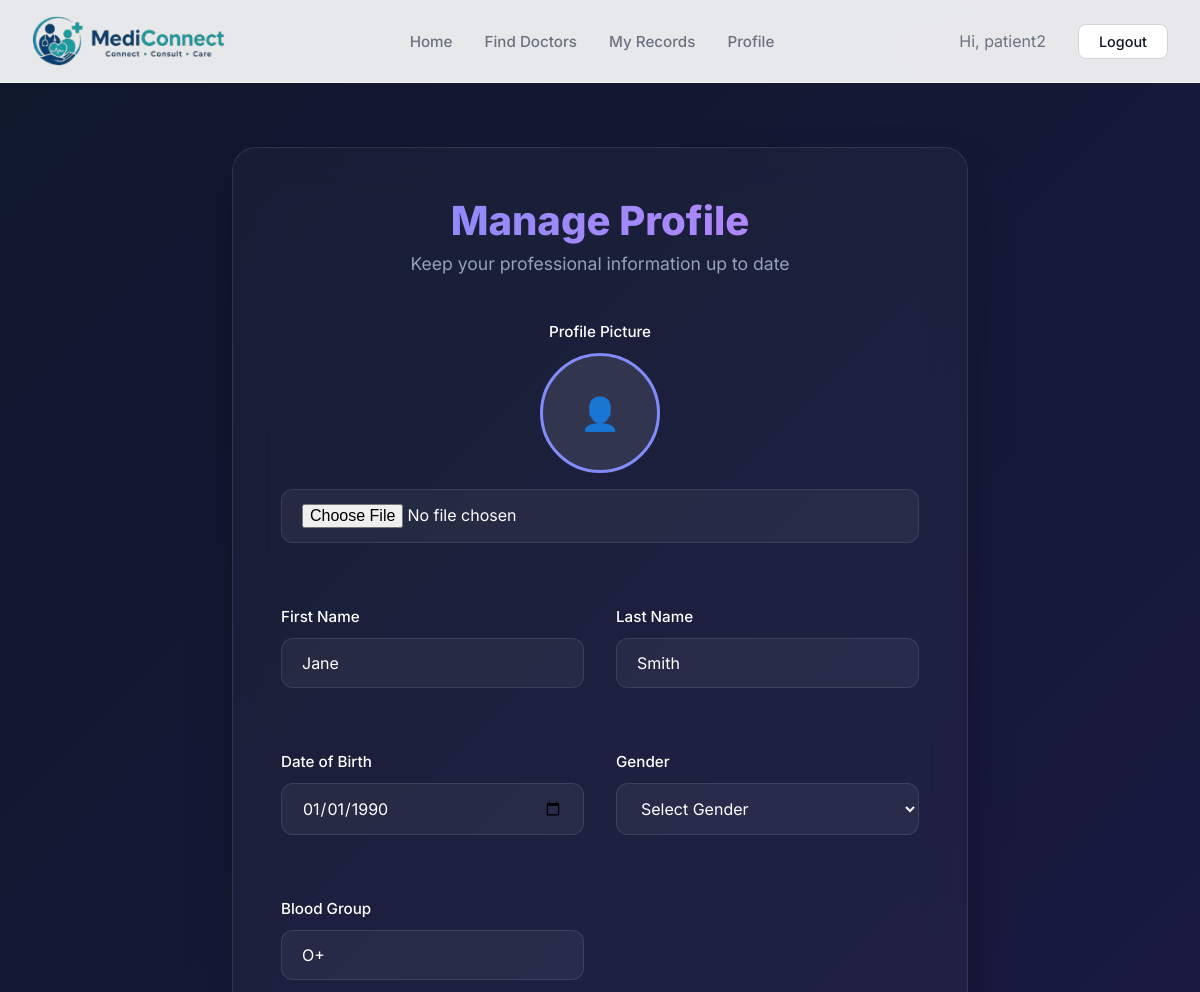
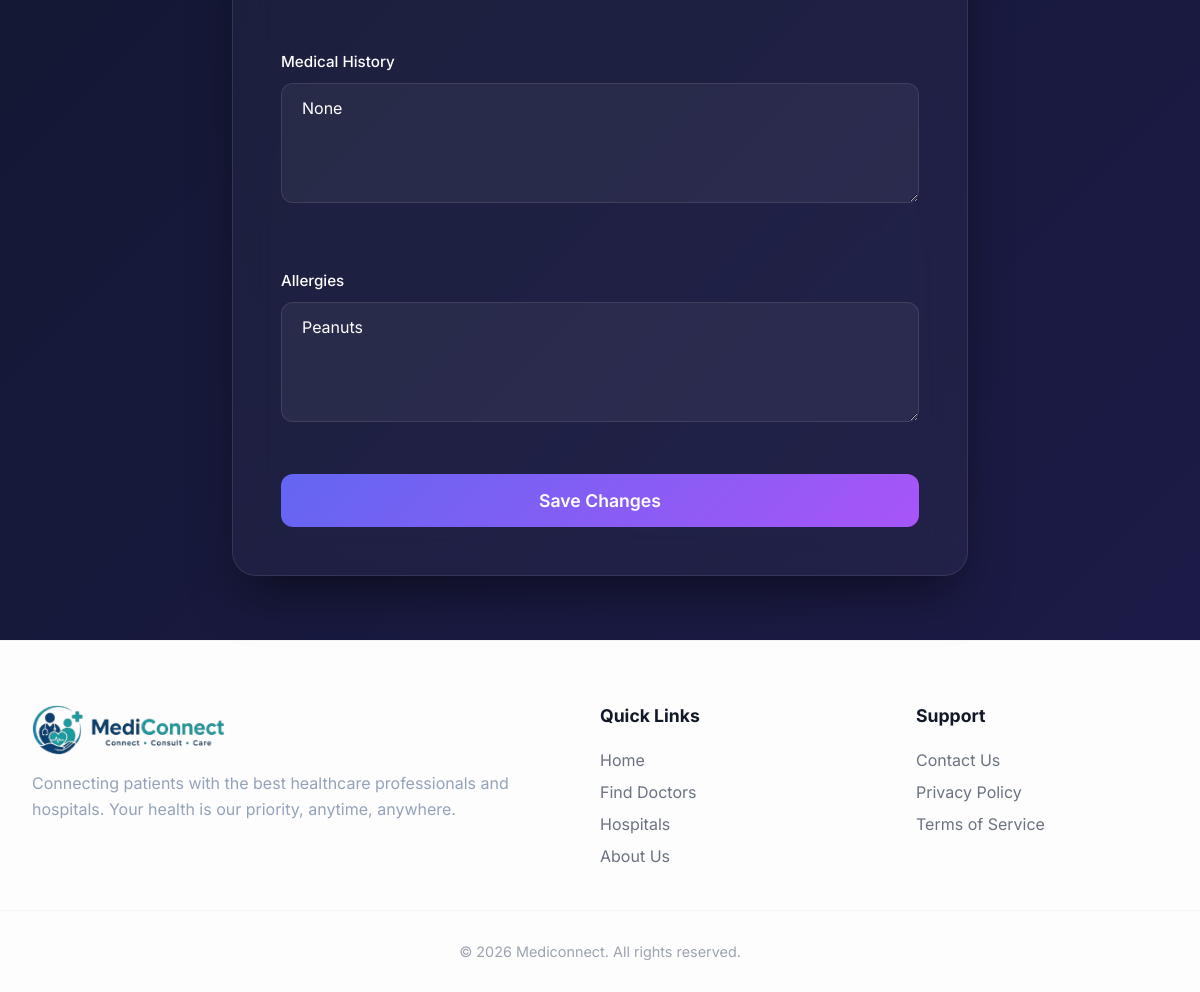
/accounts/profile/update/ (signed in), run on the app's committed database (2 pictures, top to bottom).
### accounts/models.py (models this page shows, shortened)
class User(AbstractUser):
    ROLE_CHOICES = (
        ('PATIENT', 'Patient'),
        ('DOCTOR', 'Doctor'),
        ('ADMIN', 'Admin'),
    )
    role = models.CharField(max_length=20, choices=ROLE_CHOICES)
    phone = models.CharField(max_length=15, blank=True)

class PatientProfile(models.Model):
    user = models.OneToOneField(User, on_delete=models.CASCADE)
    date_of_birth = models.DateField()
    gender = models.CharField(max_length=20, blank=True)
    blood_group = models.CharField(max_length=10, blank=True)
    patient_pic = models.ImageField(upload_to='profiles/patients', blank=True, null=True)
    medical_history = models.TextField(blank=True)
    allergies = models.TextField(blank=True)

### accounts/views.py (the view, shortened to what this page needs)
# urls.py: path('profile/update/', views.update_profile_view, name='update_profile'),
@login_required
def update_profile_view(request):
    user = request.user
    hospitals = Hospital.objects.all()
    profile = None
    if user.role == 'PATIENT':
        try:
            profile = PatientProfile.objects.get(user=user)
        except PatientProfile.DoesNotExist:
            profile = PatientProfile.objects.create(user=user, date_of_birth='2000-01-01')
    context = {
        'profile': profile,
        'hospitals': hospitals,
        'role': user.role
    }
    if user.role == 'DOCTOR':
        return render(request, 'accounts/doctor_profile.html', context)
    return render(request, 'accounts/updateprofile.html', context)

### templates/accounts/updateprofile.html (shortened to what this page needs)
{% extends 'base.html' %}
{% load static %}
{% block content %}
<div class="profile-container">
    <div class="glass-card">
        <div class="profile-header">
            <h1>Manage Profile</h1>
            <p>Keep your professional information up to date</p>
        </div>
        <form method="POST" enctype="multipart/form-data">
            <div class="form-grid">
                {% if role == 'PATIENT' %}
                    <div class="form-group full-width" style="text-align: center;">
                        <label>Profile Picture</label>
                        {% if profile.patient_pic %}
                            <img src="{{ profile.patient_pic.url }}" class="pic-preview" alt="Profile Pic">
                        {% else %}
                            <div class="pic-preview" style="display: inline-flex; align-items: center; justify-content: center; background: rgba(255,255,255,0.1);">
                                <span style="font-size: 2rem;">👤</span>
                            </div>
                        {% endif %}
                        <input type="file" name="patient_pic" class="form-input">
                    </div>
                    <div class="form-group">
                        <label>First Name</label>
                        <input type="text" name="first_name" class="form-input" value="{{ user.first_name}}" required>
                    </div>
                    <div class="form-group">
                        <label>Last Name</label>
                        <input type="text" name="last_name" class="form-input" value="{{ user.last_name}}" required>
                    </div>
                    <div class="form-group">
                        <label>Date of Birth</label>
                        <input type="date" name="date_of_birth" class="form-input" value="{{ profile.date_of_birth|date:'Y-m-d' }}" required>
                    </div>
                    <div class="form-group">
                        <label>Gender</label>
                        <select name="gender" class="form-input">
                            <option value="">Select Gender</option>
                        </select>
                    </div>
                    <div class="form-group">
                        <label>Blood Group</label>
                        <input type="text" name="blood_group" class="form-input" placeholder="e.g. A+" value="{{ profile.blood_group }}">
                    </div>
                    <div class="form-group full-width">
                        <label>Medical History</label>
                        <textarea name="medical_history" class="form-input" placeholder="List any past surgeries, chronic conditions, etc.">{{ profile.medical_history }}</textarea>
                    </div>
                    <div class="form-group full-width">
                        <label>Allergies</label>
                        <textarea name="allergies" class="form-input" placeholder="List any known allergies...">{{ profile.allergies }}</textarea>
                    </div>
                {% endif %}
            </div>
            <button type="submit" class="btn-submit">Save Changes</button>
        </form>
    </div>
</div>
{% endblock %}

### templates/base.html (shortened to what this page needs)
<!DOCTYPE html>
<html lang="en">
<head>
    {% load static %}
    <link rel="stylesheet" href="{% static 'css/style.css' %}">
</head>
<body>
    <nav>
        <div class="nav-container">
            <a href="{% url 'home' %}" class="logo">
                <img src="{% static 'images/logo.png' %}" alt="Mediconnect Logo"
                    onerror="this.style.display='none'; this.nextElementSibling.style.display='inline';">
            </a>
            <div class="nav-links">
                <a href="{% url 'home' %}">Home</a>
                {% if user.is_authenticated %}
                {% if user.role == 'DOCTOR' %}
                <a href="{% url 'doctor_dashboard' %}">Dashboard</a>
                <a href="{% url 'manage_availability' %}">Availability</a>
                {% else %}
                <a href="{% url 'find_doctors' %}">Find Doctors</a>
                <a href="{% url 'medical_records' %}">My Records</a>
                {% endif %}
                <a href="{% url 'update_profile' %}">Profile</a>
                {% endif %}
            </div>
            <div class="nav-auth">
                {% if user.is_authenticated %}
                <span style="color: #6b7280; margin-right: 1rem; align-self: center;">Hi, {{ user.username }}</span>
                <a href="{% url 'logout' %}" class="btn-nav login">Logout</a>
                {% else %}
                <a href="{% url 'login' %}" class="btn-nav login">Login</a>
                <a href="{% url 'register' %}" class="btn-nav register">Register</a>
                {% endif %}
            </div>
        </div>
    </nav>
    <main>
        {% block content %}{% endblock %}
    </main>
    <footer>
        <div class="footer-content">
            <div class="footer-logo">
                <h2 class="logo"><img src="{% static 'images/logo.png' %}" alt="Mediconnect Logo"
                        onerror="this.style.display='none'; this.nextElementSibling.style.display='inline';">
                </h2>
                <p style="color: var(--text-muted); line-height: 1.6;">Connecting patients with the best healthcare
                    professionals and hospitals. Your health is our priority, anytime, anywhere.</p>
            </div>
            <div class="footer-section">
                <h3>Quick Links</h3>
                <ul>
                    <li><a href="{% url 'home' %}">Home</a></li>
                    <li><a href="{% url 'find_doctors' %}">Find Doctors</a></li>
                    <li><a href="{% url 'hospital_list' %}">Hospitals</a></li>
                    <li><a href="{% url 'about_us' %}">About Us</a></li>
                </ul>
            </div>
            <div class="footer-section">
                <h3>Support</h3>
                <ul>
                    <li><a href="{% url 'contact_us' %}">Contact Us</a></li>
                    <li><a href="{% url 'privacy_policy' %}">Privacy Policy</a></li>
                    <li><a href="{% url 'terms_of_service' %}">Terms of Service</a></li>
                </ul>
            </div>
        </div>
        <div class="footer-bottom">
            &copy; 2026 Mediconnect. All rights reserved.
        </div>
    </footer>
</body>
</html>

### static/css/style.css (style rules this page uses)
:root { --primary: #6366f1; --primary-dark: #4f46e5; --secondary: #ec4899; --accent: #8b5cf6; --bg-gradient: linear-gradient(135deg, #0f172a 0%, #1e1b4b 100%); --card-bg: rgba(255, 255, 255, 0.05); --glass-border: rgba(255, 255, 255, 0.1); --text-main: #f8fafc; --text-muted: #94a3b8; --input-bg: rgba(0, 0, 0, 0.2); }
* { margin: 0; padding: 0; box-sizing: border-box; font-family: 'Inter', system-ui, -apple-system, sans-serif; }
body { background: var(--bg-gradient); color: var(--text-main); min-height: 100vh; display: flex; flex-direction: column; }
.glass-card { background: var(--card-bg); backdrop-filter: blur(12px); -webkit-backdrop-filter: blur(12px); border: 1px solid var(--glass-border); border-radius: 24px; box-shadow: 0 25px 50px -12px rgba(0, 0, 0, 0.5); }
h1 { font-size: 2.5rem; font-weight: 800; background: linear-gradient(to right, #818cf8, #c084fc); -webkit-background-clip: text; background-clip: text; -webkit-text-fill-color: transparent; margin-bottom: 0.5rem; text-align: center; }
.form-group { margin-bottom: 1.5rem; }
label { display: block; margin-bottom: 0.5rem; font-size: 0.875rem; font-weight: 500; color: var(--text-muted); }
input, select, textarea { width: 100%; padding: 0.875rem 1.25rem; background: var(--input-bg); border: 1px solid var(--glass-border); border-radius: 12px; color: white; font-size: 1rem; transition: all 0.2s; }

### templates/accounts/updateprofile.html (style rules this page uses)
.profile-container { max-width: 800px; margin: 4rem auto; padding: 0 2rem; }
.glass-card { background: rgba(255, 255, 255, 0.03); backdrop-filter: blur(20px); -webkit-backdrop-filter: blur(20px); border: 1px solid rgba(255, 255, 255, 0.1); border-radius: 24px; padding: 3rem; box-shadow: 0 25px 50px -12px rgba(0, 0, 0, 0.5); }
.profile-header { text-align: center; margin-bottom: 3rem; }
.profile-header h1 { font-size: 2.5rem; font-weight: 800; margin-bottom: 0.5rem; background: linear-gradient(to right, #818cf8, #c084fc); -webkit-background-clip: text; background-clip: text; -webkit-text-fill-color: transparent; }
.profile-header p { color: var(--text-muted); font-size: 1.1rem; }
.form-grid { display: grid; grid-template-columns: 1fr 1fr; gap: 2rem; }
.form-group { margin-bottom: 2rem; }
.form-group.full-width { grid-column: span 2; }
.form-group label { display: block; margin-bottom: 0.75rem; color: white; font-weight: 500; font-size: 0.95rem; }
.form-input { width: 100%; padding: 0.875rem 1.25rem; background: rgba(255, 255, 255, 0.05); border: 1px solid rgba(255, 255, 255, 0.1); border-radius: 12px; color: white; font-family: 'Inter', sans-serif; font-size: 1rem; transition: all 0.3s cubic-bezier(0.4, 0, 0.2, 1); }
.form-input::placeholder { color: rgba(255, 255, 255, 0.3); }
textarea.form-input { min-height: 120px; resize: vertical; }
.pic-preview { width: 120px; height: 120px; border-radius: 50%; object-fit: cover; margin-bottom: 1rem; border: 3px solid #818cf8; padding: 3px; }
.btn-submit { width: 100%; padding: 1rem; border-radius: 12px; font-weight: 600; font-size: 1.1rem; margin-top: 1rem; background: linear-gradient(135deg, #6366f1 0%, #a855f7 100%); color: white; border: none; cursor: pointer; transition: transform 0.2s, box-shadow 0.2s; }

### data on the page
User: username "patient2", first_name "Jane", last_name "Smith"
PatientProfile: date_of_birth "01/01/1990", blood_group "O+", medical_history "None", allergies "Peanuts"
